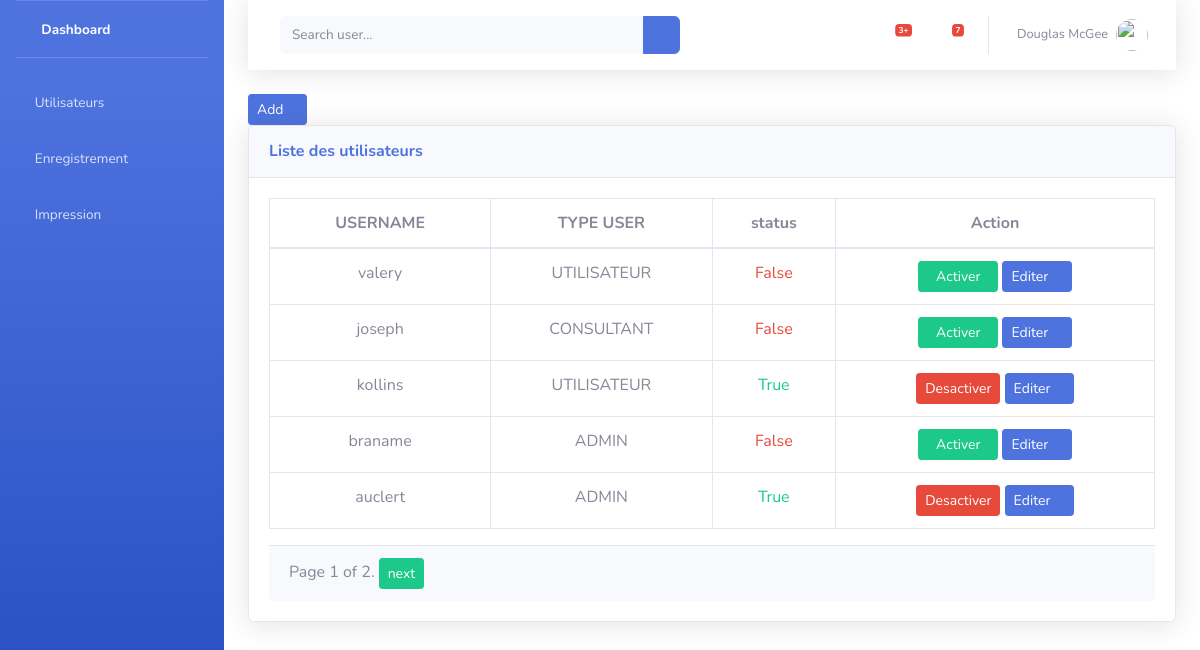
Before: /liste/ with the older database file.
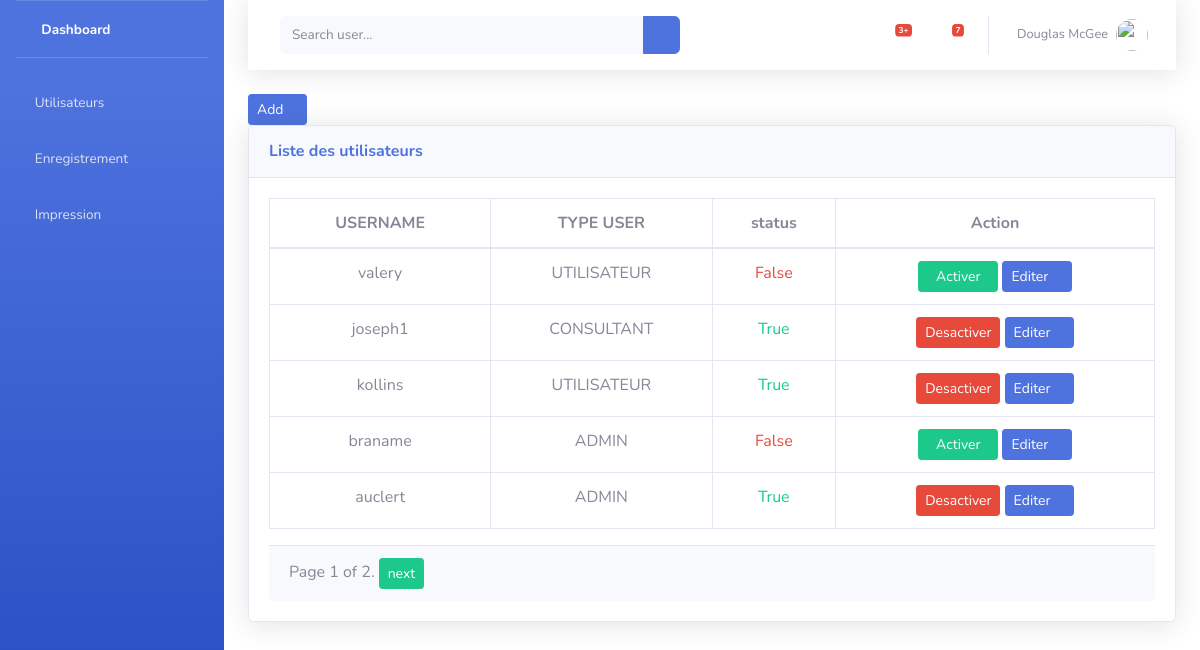
After: the same page with the newer database file.
### user/models.py (models this page shows)
class User(AbstractUser):
    type_user = models.CharField(max_length=20, choices=type, default="UTILISATEUR")
    status = models.BooleanField(max_length=25, choices=actifs, default="1", null=True)
    profil_user = models.CharField(max_length=30,default="UTILISATEUR", null=True)

### user/views.py (the view)
# urls.py: path('liste/', liste_user, name="liste-user"),
def liste_user(request):
    liste_obj = User.objects.all()
    paginator = Paginator(liste_obj, 5)
    page_number = request.GET.get('page')
    page_obj = paginator.get_page(page_number)
    context = {"liste_user": page_obj}
    return render(request,'liste_users.html',context)

### user/templates/liste_users.html (shortened to what this page needs)
{% extends 'base.html' %}
{% load static %}
{% block content %}
<div class="container-fluid " width="100%">
    <div class="row">
        <div class="col-md-12">
            <nav class="navbar navbar-expand navbar-light bg-white topbar mb-4 static-top shadow">
                <form class="d-none d-sm-inline-block form-inline mr-auto ml-md-3 my-2 my-md-0 mw-100 navbar-search">
                    <div class="input-group">
                        <input type="text" class="form-control bg-light border-0 small" placeholder="Search user..."
                            aria-label="Search" aria-describedby="basic-addon2">
                        <div class="input-group-append">
                            <button class="btn btn-primary" type="button">
                                <i class="fas fa-search fa-sm"></i>
                            </button>
                        </div>
                    </div>
                </form>
                <ul class="navbar-nav ml-auto">
                    <li class="nav-item dropdown no-arrow mx-1">
                        <a class="nav-link dropdown-toggle" href="#" id="alertsDropdown" role="button"
                            data-toggle="dropdown" aria-haspopup="true" aria-expanded="false">
                            <i class="fas fa-bell fa-fw"></i>
                            <span class="badge badge-danger badge-counter">3+</span>
                        </a>
                    </li>
                    <li class="nav-item dropdown no-arrow mx-1">
                        <a class="nav-link dropdown-toggle" href="#" id="messagesDropdown" role="button"
                            data-toggle="dropdown" aria-haspopup="true" aria-expanded="false">
                            <i class="fas fa-envelope fa-fw"></i>
                            <span class="badge badge-danger badge-counter">7</span>
                        </a>
                    </li>
                    <li class="nav-item dropdown no-arrow">
                        <a class="nav-link dropdown-toggle" href="#" id="userDropdown" role="button"
                            data-toggle="dropdown" aria-haspopup="true" aria-expanded="false">
                            <span class="mr-2 d-none d-lg-inline text-gray-600 small">Douglas McGee</span>
                            <img class="img-profile rounded-circle" src="{% static 'img/undraw_profile.svg' %}">
                        </a>
                    </li>
                </ul>
            </nav>
        </div>
    </div>
    <a href="{% url 'create-user' %}" class="btn-sm btn btn-primary" title="Ajouter un utilisateur">Add <i
            class="fas fa-plus"></i></a>
    <div class="card shadow mb-5">
        <div class="card-header py-3">
            <h6 class="m-0 font-weight-bold text-primary">Liste des utilisateurs</h6>
        </div>
        <div class="card-body">
            <div class="table-responsive">
                <table class="table table-bordered" id="dataTable" width="100%" cellspacing="0">
                    <thead>
                        <tr class="text-center">
                            <th scope="col" width="25%">USERNAME</th>
                            <th scope="col" width="25%"> TYPE USER</th>
                            <th scope="col"> status</th>
                            <th scope="col"> Action</th>
                        </tr>
                    </thead>
                    <tbody>
                        {% for obj in liste_user %}
                        <tr class="text-center">
                            <td>{{obj.username}} </td>
                            <td> {{obj.type_user}}</td>
                            {% if obj.status%}
                            <td class="text-success"> {{obj.status}}</td>
                            {% else %}
                            <td class="text-danger"> {{obj.status}}</td>
                            {% endif %}
                            <td>
                                {% if obj.status%}
                                <a class="btn-sm btn btn-danger" href="{% url 'bloquer-user' obj.pk %}"
                                    title="si vous cliquer sur ce bouton l'utilisateur ne sera plus actif donc ne poura plus se connecter">Desactiver</a>
                                <a class="btn-sm btn btn-primary" href="{% url 'update-user' obj.pk %}"
                                    title="si vous cliquer sur ce bouton l'utilisateur ne sera plus actif donc ne poura plus se connecter">Editer
                                    <i class="fas fa-edit"></i></a>
                                {% else %}
                                <a class="btn-sm btn btn-success" style="width: 80px;"
                                    href="{% url 'activer-user' obj.id %}" title="Activer l'utilisateur">Activer</a>
                                <a class="btn-sm btn btn-primary" href="{% url 'update-user' obj.pk %}"
                                    title="si vous cliquer sur ce bouton l'utilisateur ne sera plus actif donc ne poura plus se connecter">Editer
                                    <i class="fas fa-edit"></i></a>
                                {% endif %}
                            </td>
                        </tr>
                        {% endfor %}
                    </tbody>
                </table>
            </div>
            <div class="card-footer">
                <div class="pagination">
                    <span class="step-links">
                        <span class="current">
                            Page {{ liste_user.number }} of {{ liste_user.paginator.num_pages }}.
                        </span>
                        {% if liste_user.has_next %}
                        <a class="btn btn-success btn-sm" href="?page={{ liste_user.next_page_number }}">next</a>
                        {% endif %}
                    </span>
                </div>
            </div>
        </div>
    </div>
</div>
{% endblock %}

### user/templates/base.html (shortened to what this page needs)
{% load static %}
<!DOCTYPE html>
<html lang="en">
<head>
    <link href="{% static 'vendor/fontawesome-free/css/all.min.css' %}" rel="stylesheet" type="text/css">
    <link href="{% static 'css/sb-admin-2.min.css' %}" rel="stylesheet">
    <link href="{% static 'css/style.css' %}" rel="stylesheet">
</head>
<body id="page-top">
    <div id="wrapper">
        <ul class="navbar-nav bg-gradient-primary sidebar sidebar-dark accordion" id="accordionSidebar">            <hr class="sidebar-divider my-0">
            <li class="nav-item active">
                <a class="nav-link" href="{% url 'home' %}">
                    <i class="fas fa-fw fa-tachometer-alt"></i>
                    <span>Dashboard</span></a>
            </li>
            <hr class="sidebar-divider d-none d-md-block">
            <li class="nav-item">
                <a class="nav-link" href="{% url 'liste-user' %}">
                    <i class="fas fa-user"></i>
                    <span>Utilisateurs</span></a>
            </li>
            <li class="nav-item">
                <a class="nav-link" href="{% url 'enregistreur' %}">
                    <i class="fas fa-users"></i>
                    <span>Enregistrement</span></a>
            </li>
            <li class="nav-item">
                <a class="nav-link" href="">
                    <i class="fas fa-print"></i>
                    <span>Impression</span></a>
            </li>
        </ul>
{% block content %}
{% endblock %}
</body>
</html>

Changed rows visible on the page:
changed User "CONSULTANT": username "joseph" → "joseph1"; status "False" → "True"; status "Activer" → "Desactiver"
